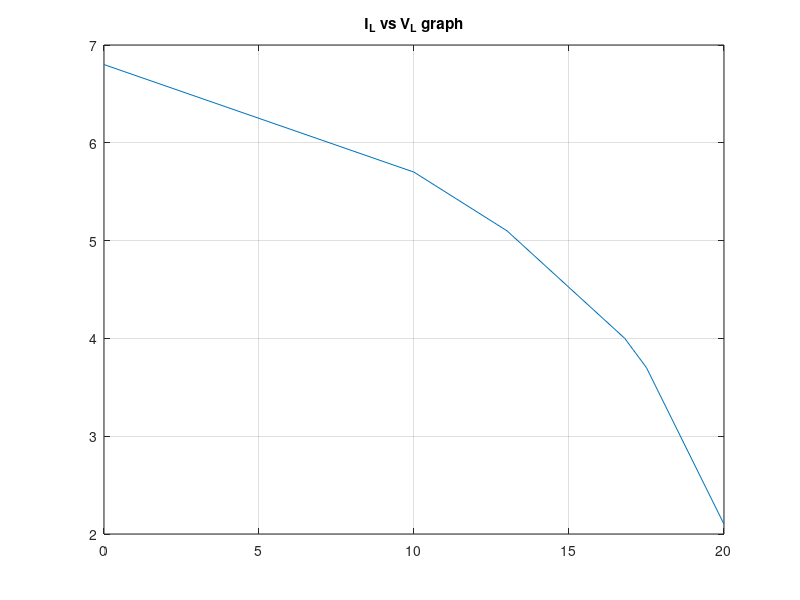

Reproduce this figure in MATLAB.
clear all;
%x = I_L ; y = v_L
I_L= [0 10 13 16.8 17.5 20];
V_L = [6.8 5.7 5.1 4 3.7 2.1];

plot(I_L,V_L,'-');

%%
title('I_L vs V_L graph');
%xlabel()
%ylabel()
%%
grid on
